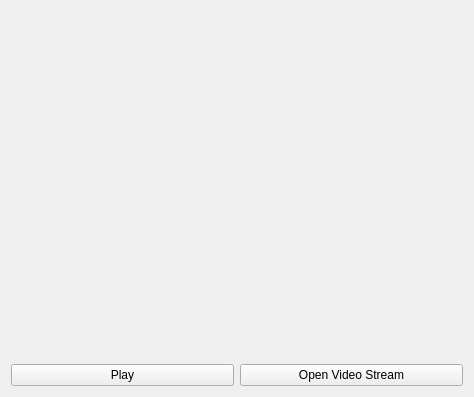
<?xml version="1.0" encoding="UTF-8"?>
<ui version="4.0">
 <class>PreviewPlayerWindow</class>
 <widget class="QWidget" name="PreviewPlayerWindow">
  <property name="geometry">
   <rect>
    <x>0</x>
    <y>0</y>
    <width>474</width>
    <height>397</height>
   </rect>
  </property>
  <property name="windowTitle">
   <string>Form</string>
  </property>
  <layout class="QGridLayout" name="gridLayout">
   <item row="0" column="0">
    <widget class="VlcWidgetVideo" name="videoAreaWidget" native="true"/>
   </item>
   <item row="0" column="1">
    <widget class="VlcWidgetVolumeSlider" name="volumeWidget" native="true"/>
   </item>
   <item row="2" column="0">
    <widget class="QPushButton" name="pushButtonPlayPause">
     <property name="text">
      <string>Play</string>
     </property>
    </widget>
   </item>
   <item row="2" column="1">
    <widget class="QPushButton" name="pushButtonOpenFile">
     <property name="text">
      <string>Open Video Stream</string>
     </property>
    </widget>
   </item>
   <item row="1" column="0">
    <widget class="VlcWidgetSeek" name="seekWidget" native="true"/>
   </item>
  </layout>
 </widget>
 <customwidgets>
  <customwidget>
   <class>VlcWidgetVideo</class>
   <extends>QWidget</extends>
   <header location="global">VLCQtWidgets/WidgetVideo.h</header>
   <container>1</container>
   <slots>
    <signal>fullscreen()</signal>
    <slot>toggleFullscreen()</slot>
   </slots>
  </customwidget>
  <customwidget>
   <class>VlcWidgetVolumeSlider</class>
   <extends>QWidget</extends>
   <header location="global">VLCQtWidgets/WidgetVolumeSlider.h</header>
   <container>1</container>
   <slots>
    <slot>mute()</slot>
    <slot>volumeUp()</slot>
    <slot>volumeDown()</slot>
   </slots>
  </customwidget>
  <customwidget>
   <class>VlcWidgetSeek</class>
   <extends>QWidget</extends>
   <header location="global">VLCQtWidgets/WidgetSeek.h</header>
   <container>1</container>
  </customwidget>
 </customwidgets>
 <resources/>
 <connections/>
</ui>
